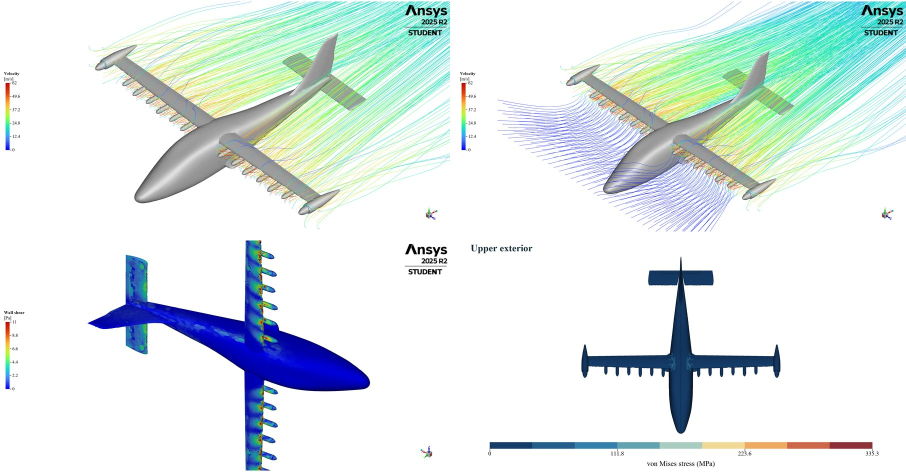
#> input picture docs/readme/overview.jpg, 1812 x 944 px, given in place of render04_pathlines_slipstreams_3d.png, which was not available (shown at 1/2 size)
$ python make_readme_figures.py
#> lines starting #> are read from the running program, lines starting #| are printed output that depends on the picture
"""Web-sized README figures (docs/readme/) from the published renders and plots. Pixels are only resized/tiled."""
from pathlib import Path

from PIL import Image

WS = Path(__file__).resolve().parents[1]
REN = WS / "DELIVERABLES" / "fluent_renders"
FIG = WS / "DELIVERABLES" / "figures"
ASSETS = WS / "REPORT" / "assets"
OUT = Path(__file__).resolve().parent / "readme"


def load(path, width):
#> called with width = 900
    im = Image.open(path).convert("RGB")
#> im is the input picture: PIL image 1812x944 RGB; mean R, G, B 223.8, 234.1, 233.4
    return im.resize((width, round(im.size[1] * width / im.size[0])), Image.LANCZOS)
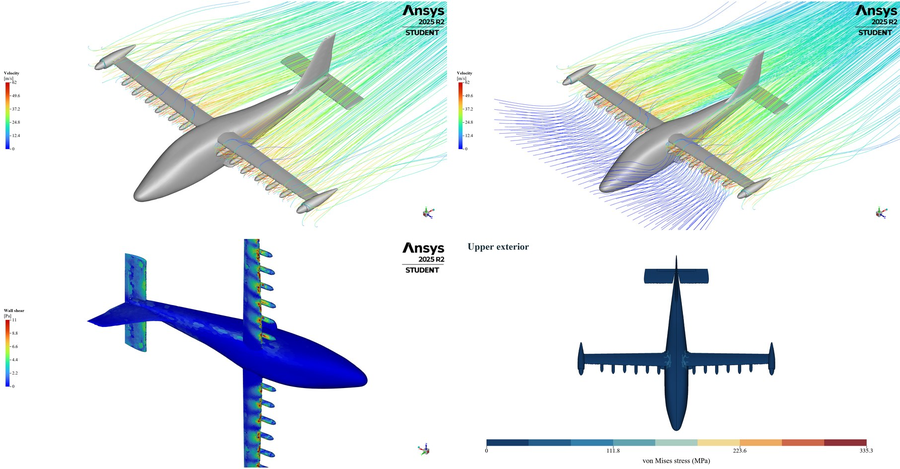
#> returned value: PIL image 900x469 RGB; mean R, G, B 223.7, 233.9, 233.3


def tile(paths, name, cols=2, width=900, gap=12):
    ims = [load(p, width) for p in paths]
#> call 2 of load, with width = 900
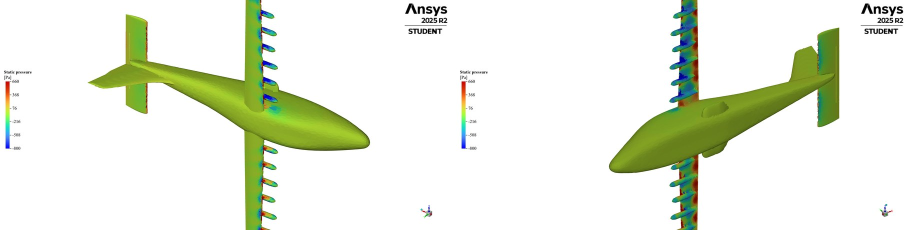
#> input picture docs/readme/surface_pressure.jpg, 1812 x 460 px, given in place of render08_velocity_streamlines_3d.png, which was not available (shown at 1/2 size)
#> in load, im is the input picture: PIL image 1812x460 RGB; mean R, G, B 232.9, 238.1, 223.4
#> in load (call 2), `return im.resize((width, round(im.size[1] * width / im.size[0])), Imag..`:
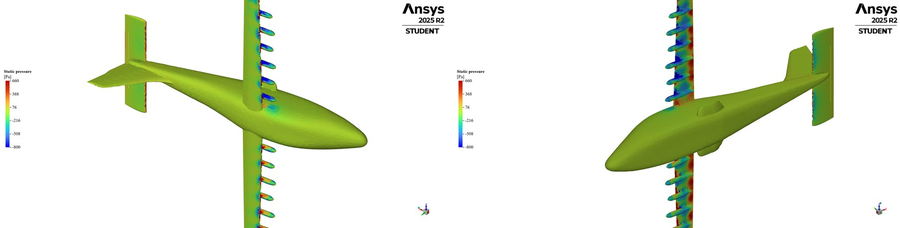
#> returned value: PIL image 900x228 RGB; mean R, G, B 232.9, 238, 223.3
    h = max(i.size[1] for i in ims)
    rows = (len(ims) + cols - 1) // cols
    sheet = Image.new("RGB", (cols * width + (cols - 1) * gap, rows * h + (rows - 1) * gap), "white")
    for k, im in enumerate(ims):
        sheet.paste(im, ((k % cols) * (width + gap), (k // cols) * (h + gap) + (h - im.size[1]) // 2))
    sheet.save(OUT / name, quality=88, optimize=True)


def single(path, name, width=1600):
    im = load(path, width)
    im.save(OUT / name, **({"quality": 88} if name.endswith(".jpg") else {}), optimize=True)


if __name__ == "__main__":
    OUT.mkdir(parents=True, exist_ok=True)
#> (the run stopped early here; a loop or call above may not have finished)
